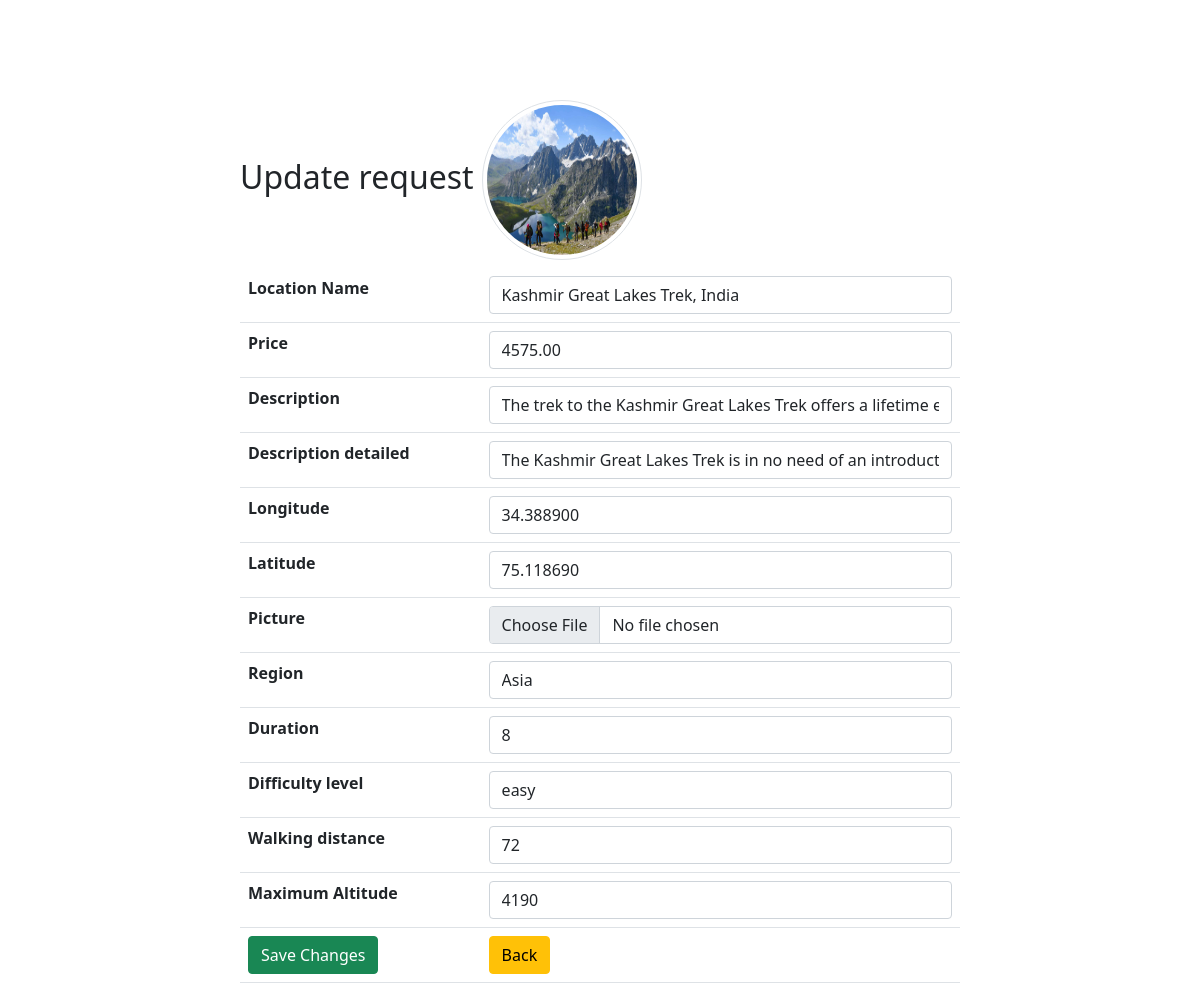
The page /update.php?trekID=1007 on the database as committed earlier.
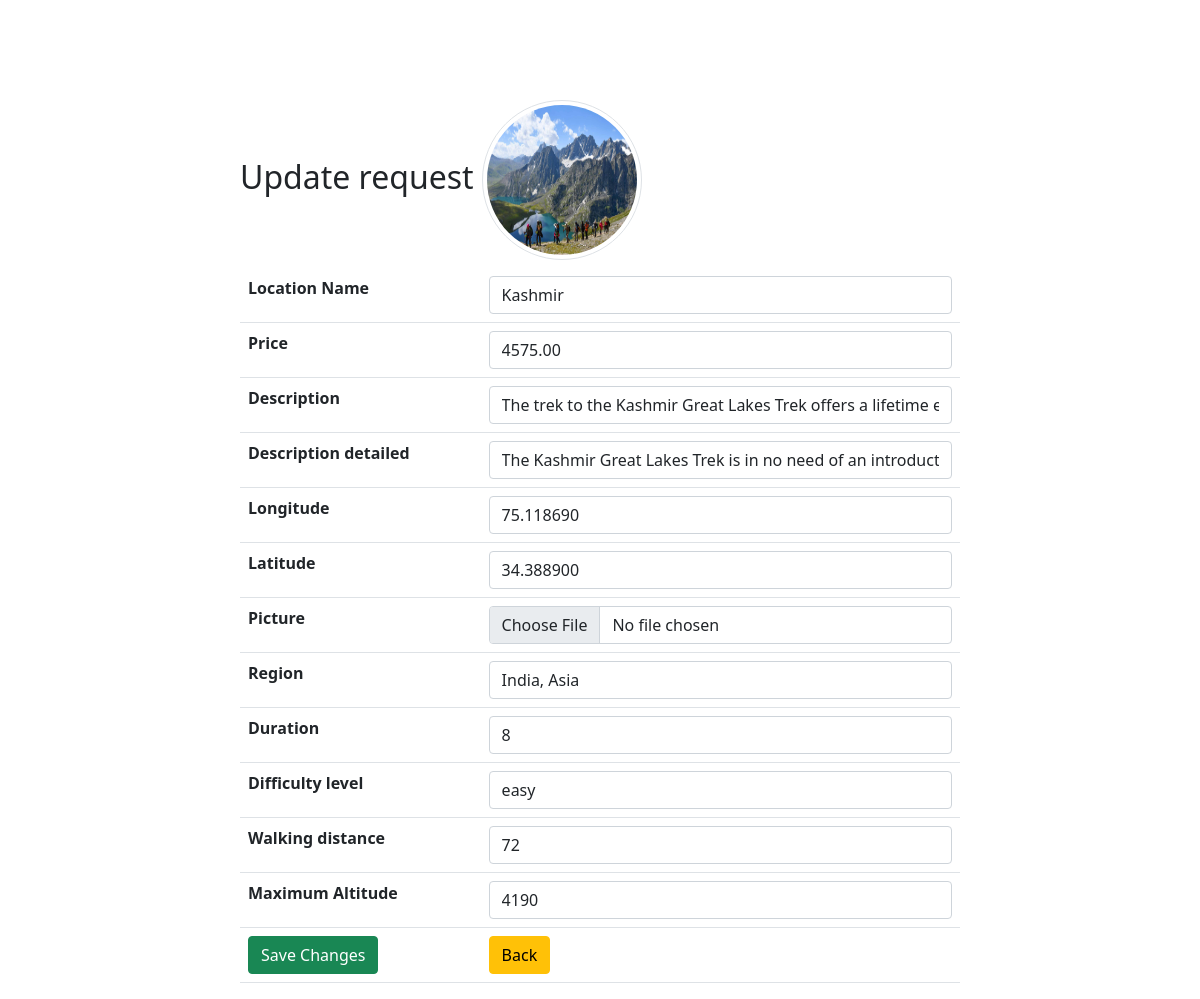
The same page on the database as committed later.
### tables this page shows
CREATE TABLE `travel_offers` (
  `trekID` int(11) NOT NULL,
  `locationName` varchar(65) NOT NULL,
  `price` decimal(10,2) NOT NULL,
  `description` varchar(650) NOT NULL,
  `longitude` decimal(9,6) DEFAULT NULL,
  `latitude` decimal(9,6) DEFAULT NULL,
  `picture` varchar(250) DEFAULT NULL,
  `region` varchar(25) NOT NULL,
  `duration` int(2) NOT NULL,
  `difficulty` enum('easy','moderate','difficult','very difficult','extreme') NOT NULL,
  `walking_distance` int(3) NOT NULL,
  `max_altitude` int(4) NOT NULL,
  `description_detail` varchar(1950) NOT NULL
);

### update.php (the view, shortened to what this page needs)
<?php
require_once 'actions/db_connect.php';
if ($_GET['trekID']) {
    $id = $_GET['trekID'];
    $sql = "SELECT * FROM travel_offers WHERE trekID = {$id}";
    $result = mysqli_query($connect, $sql);
    if (mysqli_num_rows($result) == 1) {
        $data = mysqli_fetch_assoc($result);
        $locationName = $data['locationName'];
        $price = $data['price'];
        $description = $data['description'];
        $description_detail = $data['description_detail'];
        $longitude = $data['longitude'];
        $latitude = $data['latitude'];
        $region = $data['region'];
        $duration = $data['duration'];
        $difficulty = $data['difficulty'];
        $walking_distance = $data['walking_distance'];
        $max_altitude = $data['max_altitude'];
        $picture = $data['picture'];
    } else {
        header("location: error.php");
    }
} else {
    header("location: error.php");
}
?>
<!DOCTYPE html>
<html>
<head>
    <?php require_once 'components/boot.php' ?>
</head>
<body>
    <fieldset>
        <legend class='h2'>Update request <img class='img-thumbnail rounded-circle' src='pictures/<?php echo $picture ?>' alt="<?php echo $locationName ?>"></legend>
        <form action="actions/a_update.php" method="post" enctype="multipart/form-data">
            <table class="table">
                <tr>
                    <th>Location Name</th>
                    <td><input class="form-control" type="text" name="locationName" placeholder="Location Name" value="<?php echo $locationName ?>" /></td>
                </tr>
                <tr>
                    <th>Price</th>
                    <td><input class="form-control" type="number" name="price" step="any" placeholder="Price" value="<?php echo $price ?>" /></td>
                </tr>
                <tr>
                    <th>Description</th>
                    <td><input class='form-control' type="text" name="description" placeholder="Description" value="<?php echo $description ?>" /></td>
                </tr>
                <tr>
                    <th>Description detailed</th>
                    <td><input class='form-control' type="text" name="description_detail" placeholder="Description detailed" value="<?php echo $description_detail ?>" /></td>
                </tr>
                <tr>
                    <th>Longitude</th>
                    <td><input class='form-control' type="text" name="longitude" placeholder="Longitude" step="0.00001" min="-180" max="180" value="<?php echo $longitude ?>" /></td>
                </tr>
                <tr>
                    <th>Latitude</th>
                    <td><input class='form-control' type="text" name="latitude" placeholder="Latitude" step="0.00001" min="-90" max="90" value="<?php echo $latitude ?>" /></td>
                </tr>
                <tr>
                <tr>
                    <th>Picture</th>
                    <td><input class="form-control" type="file" name="picture" /></td>
                </tr>
                <tr>
                    <th>Region</th>
                    <td><input class='form-control' type="text" name="region" placeholder="World region" value="<?php echo $region ?>" /></td>
                </tr>
                <tr>
                    <th>Duration</th>
                    <td><input class='form-control' type="number" name="duration" placeholder="Duration" value="<?php echo $duration ?>" /></td>
                </tr>
                <tr>
                    <th>Difficulty level</th>
                    <td><input class='form-control' type="name" name="difficulty" placeholder="easy/moderate/difficult/very difficult" value="<?php echo $difficulty ?>" /></td>
                </tr>
                <tr>
                    <th>Walking distance</th>
                    <td><input class='form-control' type="number" name="walking_distance" placeholder="Walking distance" value="<?php echo $walking_distance ?>" /></td>
                </tr>
                <tr>
                    <th>Maximum Altitude</th>
                    <td><input class='form-control' type="number" name="max_altitude" placeholder="Max Altitude" value="<?php echo $max_altitude ?>" /></td>
                </tr>
                <tr>
                    <td><button class="btn btn-success" type="submit">Save Changes</button></td>
                    <td><a href="index.php"><button class="btn btn-warning" type="button">Back</button></a></td>
                </tr>
            </table>
        </form>
    </fieldset>
</body>
</html>

Rows that differ between the two databases and show on the page:
changed travel_offers "easy": locationName "Kashmir Great Lakes Trek, India" → "Kashmir"; longitude "34.388900" → "75.118690"; latitude "75.118690" → "34.388900"; region "Asia" → "India, Asia"
